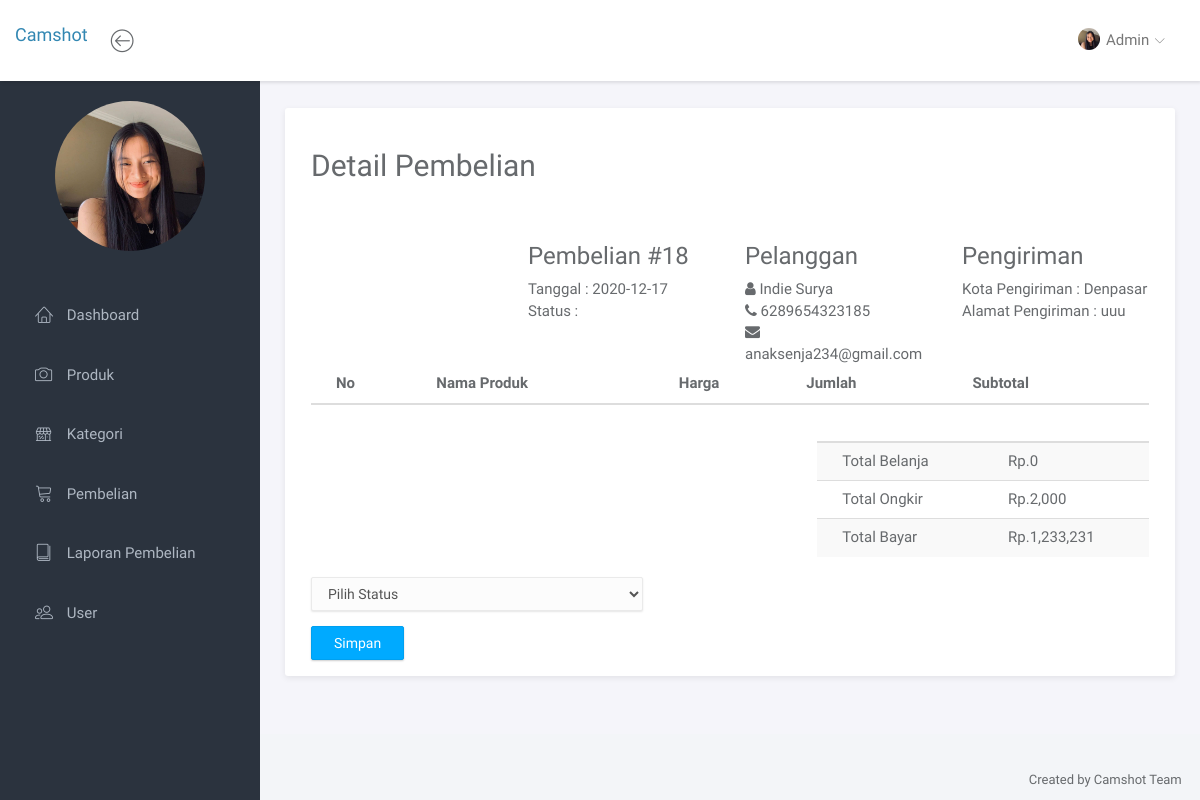
/admin/index.php?halaman=detailpembelian&id=18 (signed in), run on the app's committed database.
### tables this page shows
CREATE TABLE `pembelian` (
  `id_pembelian` int(11) NOT NULL,
  `id_user` int(11) NOT NULL,
  `tanggal_pembelian` date NOT NULL,
  `nama_kota` varchar(128) NOT NULL,
  `total_pembelian` int(11) NOT NULL,
  `biaya_ongkir` int(11) NOT NULL,
  `alamat_pengiriman` varchar(128) NOT NULL,
  `status_pembelian` varchar(128) NOT NULL
);

CREATE TABLE `user` (
  `id_user` int(11) NOT NULL,
  `name` varchar(255) NOT NULL,
  `username` varchar(255) NOT NULL,
  `email` varchar(255) NOT NULL,
  `password` varchar(255) NOT NULL,
  `alamat_user` text NOT NULL,
  `tlp_user` varchar(50) NOT NULL,
  `level` varchar(20) NOT NULL
);

### admin/detailpembelian.php (the view, shortened to what this page needs)
<div class="panel-headline">
    <div class="panel-heading">
        <h2>Detail Pembelian</h2>
    </div>
    <?php
    $ambil = $koneksi->query("SELECT * FROM pembelian JOIN user ON pembelian.id_user=user.id_user WHERE pembelian.id_pembelian='$_GET[id]'");
    $detail = $ambil->fetch_assoc();
    $status= $detail['status_pembelian'];
    ?>
    <div class="panel-body">
    <div class="row">
                    <div class="col-md-3"></div>
                    <div class="col-md-3">
                        <h3>Pembelian #<?=$detail['id_pembelian']?></h3>
                        Tanggal :<i class='far fa-calendar-alt'></i> <?=$detail['tanggal_pembelian']?><br>
                        Status :<?php if($status=="pending"):
                        ?>
                            <span class="label label-info"><?=$status?></span>
                        <?php elseif($status=="Sudah mengirim pembayaran"): ?>
                            <span class="label label-primary"><?=$status?></span>
                        <?php elseif($status=="Batal"): ?>
                            <span class="label label-danger"><?=$status?></span>
                        <?php else:?>
                            <br>
                        <?php endif ?>
                    </div>
                    <div class="col-md-3">
                        <h3>Pelanggan</h3>
                        <i class="fa fa-user"></i>  <?=$detail['name'];?>
                        <br>
                        <i class="fa fa-phone"></i> <?=$detail['tlp_user'];?>
                        <br>
                        <i class="fa fa-envelope"></i> <?=$detail['email'];?>
                    </div>
                    <div class="col-md-3">
                        <h3>Pengiriman</h3>
                        Kota Pengiriman : <?=$detail['nama_kota'];?><br>
                        Alamat Pengiriman : <?=$detail['alamat_pengiriman']?>
                    </div>
                </div>
                <table class="table table-striped mt-5">
                    <thead class="thead-dark">
                        <tr>
                            <th>No</th>
                            <th>Nama Produk</th>
                            <th>Harga</th>
                            <th>Jumlah</th>
                            <th>Subtotal</th>
                        </tr>
                    </thead>
                    <?php $totalbelanja=0?>
                    </table>
                    <div class="row">
                        <div class="col-md-7 mt-5">
                        </div>
                        <div class="col-md-5 mt-5">
                            <table class="table table-striped">
                                <thead>
                                    <tr>
                                        <th></th>
                                        <th></th>
                                    </tr>
                                </thead>
                                <tbody>
                                    <tr>
                                        <td>Total Belanja</td>
                                        <td>Rp.<?=number_format($totalbelanja)?></td>
                                    </tr>
                                    <tr>
                                        <td>Total Ongkir</td>
                                        <td>Rp.<?=number_format($detail['biaya_ongkir'])?></td>
                                    </tr>
                                    <tr>
                                        <td>Total Bayar</td>
                                        <td>Rp.<?=number_format($detail['total_pembelian'])?></td>
                                    </tr>
                                </tbody>
                            </table>
                        </div>
                    </div>
                    <div class="row">
                    <div class="col-md-5">
                        <form action="" method="post">
                        <div class="form-group">
                            <select class="form-control" name="status_pembelian">
                                <option>Pilih Status</option>
                            </select>
                        </div>
                        <button class="btn btn-primary" name="simpan">Simpan</button>
                        </form>
                    </div>
    </div>
    </div>
</div>

### admin/assets/css/main.css (style rules this page uses)
html { position: relative; min-height: 100%; }
body { background-color: #F3F5F8; font-family: "Source Sans Pro", sans-serif; font-size: 15px; color: #676a6d; }
th { font-weight: 600; }
.form-control { -moz-box-shadow: 0px 1px 2px 0 rgba(0, 0, 0, 0.1); -webkit-box-shadow: 0px 1px 2px 0 rgba(0, 0, 0, 0.1); box-shadow: 0px 1px 2px 0 rgba(0, 0, 0, 0.1); -webkit-border-radius: 2px; -moz-border-radius: 2px; border-radius: 2px; border-color: #eaeaea; background-color: #fcfcfc; }
.btn { -webkit-border-radius: 2px; -moz-border-radius: 2px; border-radius: 2px; -moz-box-shadow: 0px 1px 2px 0 rgba(0, 0, 0, 0.2); -webkit-box-shadow: 0px 1px 2px 0 rgba(0, 0, 0, 0.2); box-shadow: 0px 1px 2px 0 rgba(0, 0, 0, 0.2); padding: 6px 22px; }
.btn-primary { background-color: #00AAFF; border-color: #00a0f0; }
.panel .panel-heading, .panel .panel-body, .panel .panel-footer { padding-left: 25px; padding-right: 25px; }
.panel .panel-heading { padding-top: 20px; padding-bottom: 20px; position: relative; }
.panel .panel-body { padding-top: 10px; padding-bottom: 15px; }
.panel .table > thead > tr > td:first-child, .panel .table > thead > tr > th:first-child, .panel .table > tbody > tr > td:first-child, .panel .table > tbody > tr > th:first-child, .panel .table > tfoot > tr > td:first-child, .panel .table > tfoot > tr > th:first-child { padding-left: 25px; }
.panel .table > thead > tr > td:last-child, .panel .table > thead > tr > th:last-child, .panel .table > tbody > tr > td:last-child, .panel .table > tbody > tr > th:last-child, .panel .table > tfoot > tr > td:last-child, .panel .table > tfoot > tr > th:last-child { padding-left: 25px; }

### data on the page
pembelian: id_pembelian "18", tanggal_pembelian "2020-12-17", id_user.name "Indie Surya", id_user.tlp_user "6289654323185", id_user.email "anaksenja234@gmail.com", nama_kota "Denpasar", alamat_pengiriman "uuu", biaya_ongkir "2,000", total_pembelian "1,233,231"

### other printed values
$totalbelanja "0"
